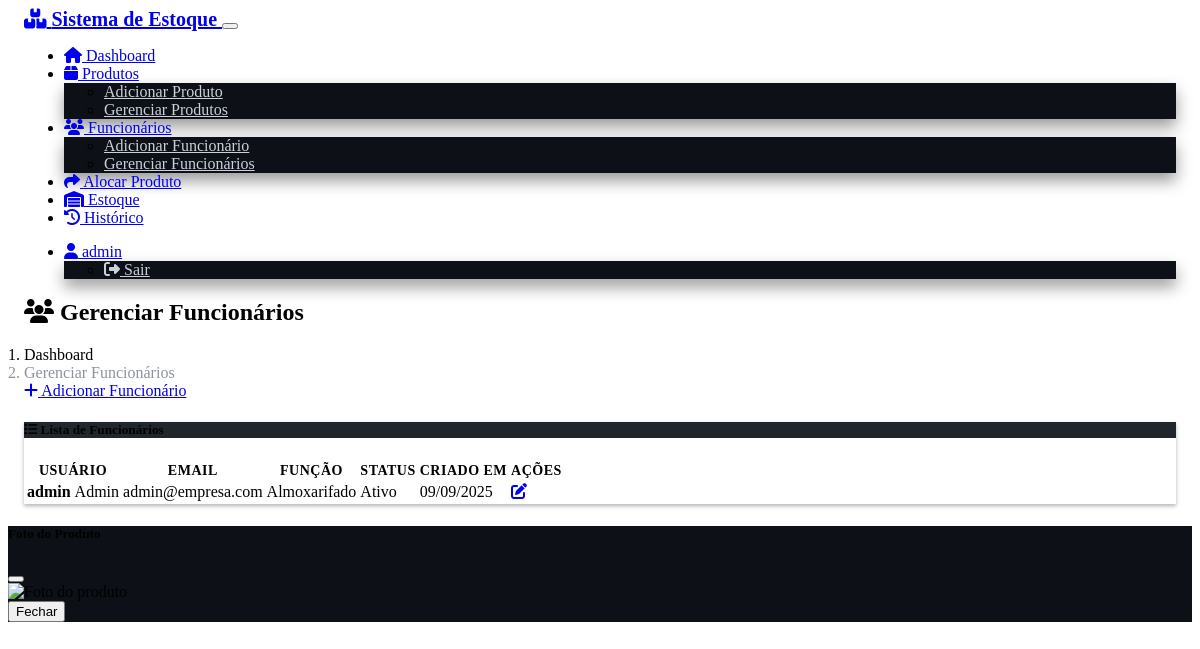
The app's page /employees/manage (signed in) with its own data.
### models.py (models this page shows, shortened)
class User(UserMixin, db.Model):
    __tablename__ = 'users'
    id = db.Column(db.Integer, primary_key=True)
    username = db.Column(db.String(64), unique=True, nullable=False)
    email = db.Column(db.String(120), unique=True, nullable=False)
    password_hash = db.Column(db.String(256), nullable=False)
    role = db.Column(db.String(20), nullable=False, default='producao')  # 'almoxarifado', 'producao'
    is_admin = db.Column(db.Boolean, default=False)
    is_active = db.Column(db.Boolean, default=True)
    created_at = db.Column(db.DateTime, default=brazil_now)
    created_by = db.Column(db.Integer, db.ForeignKey('users.id'), nullable=True)
    reset_token = db.Column(db.String(120), nullable=True)
    reset_token_expires = db.Column(db.DateTime, nullable=True)
    allocations = db.relationship('Allocation', foreign_keys='Allocation.user_id', backref='user', lazy=True)

### routes.py (the view)
@app.route('/employees/manage')
@login_required
def manage_employees():
    if current_user.role != 'almoxarifado' or not current_user.is_admin:
        flash('Acesso negado.', 'danger')
        return redirect(url_for('index'))
    employees = User.query.all()
    return render_template('manage_employees.html', employees=employees)

### app.py (called while the page is built)
@login_manager.user_loader
def load_user(user_id):
    from models import User
    return User.query.get(int(user_id))

### templates/manage_employees.html (shortened to what this page needs)
{% extends "base.html" %}
{% block content %}
<div class="row">
    <div class="col-12">
        <h2><i class="fas fa-users"></i> Gerenciar Funcionários</h2>
        <nav aria-label="breadcrumb">
            <ol class="breadcrumb">
                <li class="breadcrumb-item"><a href="{{ url_for('index') }}">Dashboard</a></li>
                <li class="breadcrumb-item active">Gerenciar Funcionários</li>
            </ol>
        </nav>
    </div>
</div>
<div class="row mb-3">
    <div class="col-12">
        <a href="{{ url_for('add_employee') }}" class="btn btn-primary">
            <i class="fas fa-plus"></i> Adicionar Funcionário
        </a>
    </div>
</div>
<div class="card">
    <div class="card-header">
        <h5><i class="fas fa-list"></i> Lista de Funcionários</h5>
    </div>
    <div class="card-body">
        {% if employees %}
        <div class="table-responsive">
            <table class="table table-hover">
                <thead>
                    <tr>
                        <th>Usuário</th>
                        <th>Email</th>
                        <th>Função</th>
                        <th>Status</th>
                        <th>Criado em</th>
                        <th>Ações</th>
                    </tr>
                </thead>
                <tbody>
                    {% for employee in employees %}
                    <tr>
                        <td>
                            <div class="d-flex align-items-center">
                                <div>
                                    <strong>{{ employee.username }}</strong>
                                    {% if employee.is_admin %}
                                        <span class="badge bg-warning ms-1">Admin</span>
                                    {% endif %}
                                </div>
                            </div>
                        </td>
                        <td>{{ employee.email }}</td>
                        <td>
                            <span class="badge bg-{{ 'primary' if employee.role == 'almoxarifado' else 'info' }}">
                                {{ employee.role|title }}
                            </span>
                        </td>
                        <td>
                            <span class="badge bg-{{ 'success' if employee.is_active else 'danger' }}">
                                {{ 'Ativo' if employee.is_active else 'Inativo' }}
                            </span>
                        </td>
                        <td>{{ employee.created_at.strftime('%d/%m/%Y') }}</td>
                        <td>
                            <div class="btn-group btn-group-sm">
                                <a href="{{ url_for('edit_employee', user_id=employee.id) }}"
                                   class="btn btn-outline-primary" title="Editar">
                                    <i class="fas fa-edit"></i>
                                </a>
                            </div>
                        </td>
                    </tr>
                    {% endfor %}
                </tbody>
            </table>
        </div>
        {% else %}
        <div class="text-center py-4">
            <i class="fas fa-users fa-3x text-muted mb-3"></i>
            <h5>Nenhum funcionário encontrado</h5>
            <p class="text-muted"><a href="{{ url_for('add_employee') }}">Adicione o primeiro funcionário</a>.</p>
        </div>
        {% endif %}
    </div>
</div>
{% endblock %}

### templates/base.html (shortened to what this page needs)
<!DOCTYPE html>
<html lang="pt-BR" data-bs-theme="dark">
<head>
    <link href="https://cdn.replit.com/agent/bootstrap-agent-dark-theme.min.css" rel="stylesheet">
    <link href="https://cdnjs.cloudflare.com/ajax/libs/font-awesome/6.4.0/css/all.min.css" rel="stylesheet">
    <link href="{{ url_for('static', filename='css/style.css') }}" rel="stylesheet">
</head>
<body>
    {% if current_user.is_authenticated %}
    <nav class="navbar navbar-expand-lg navbar-dark bg-primary">
        <div class="container">
            <a class="navbar-brand" href="{{ url_for('index') }}">
                <i class="fas fa-boxes"></i> Sistema de Estoque
            </a>
            <button class="navbar-toggler" type="button" data-bs-toggle="collapse" data-bs-target="#navbarNav">
            </button>
            <div class="collapse navbar-collapse" id="navbarNav">
                <ul class="navbar-nav me-auto">
                    <li class="nav-item">
                        <a class="nav-link" href="{{ url_for('index') }}">
                            <i class="fas fa-home"></i> Dashboard
                        </a>
                    </li>
                    {% if current_user.role == 'almoxarifado' %}
                    <li class="nav-item dropdown">
                        <a class="nav-link dropdown-toggle" href="#" role="button" data-bs-toggle="dropdown">
                            <i class="fas fa-box"></i> Produtos
                        </a>
                        <ul class="dropdown-menu">
                            <li><a class="dropdown-item" href="{{ url_for('add_product') }}">Adicionar Produto</a></li>
                            <li><a class="dropdown-item" href="{{ url_for('manage_products') }}">Gerenciar Produtos</a></li>
                        </ul>
                    </li>
                    {% if current_user.is_admin %}
                    <li class="nav-item dropdown">
                        <a class="nav-link dropdown-toggle" href="#" role="button" data-bs-toggle="dropdown">
                            <i class="fas fa-users"></i> Funcionários
                        </a>
                        <ul class="dropdown-menu">
                            <li><a class="dropdown-item" href="{{ url_for('add_employee') }}">Adicionar Funcionário</a></li>
                            <li><a class="dropdown-item" href="{{ url_for('manage_employees') }}">Gerenciar Funcionários</a></li>
                        </ul>
                    </li>
                    {% endif %}
                    {% endif %}
                    <li class="nav-item">
                        <a class="nav-link" href="{{ url_for('allocate_product') }}">
                            <i class="fas fa-share"></i> Alocar Produto
                        </a>
                    </li>
                    <li class="nav-item">
                        <a class="nav-link" href="{{ url_for('inventory') }}">
                            <i class="fas fa-warehouse"></i> Estoque
                        </a>
                    </li>
                    <li class="nav-item">
                        <a class="nav-link" href="{{ url_for('allocation_history') }}">
                            <i class="fas fa-history"></i> Histórico
                        </a>
                    </li>
                </ul>
                <ul class="navbar-nav">
                    <li class="nav-item dropdown">
                        <a class="nav-link dropdown-toggle" href="#" role="button" data-bs-toggle="dropdown">
                            <i class="fas fa-user"></i> {{ current_user.username }}
                        </a>
                        <ul class="dropdown-menu">
                            <li><a class="dropdown-item" href="{{ url_for('logout') }}">
                                <i class="fas fa-sign-out-alt"></i> Sair
                            </a></li>
                        </ul>
                    </li>
                </ul>
            </div>
        </div>
    </nav>
    {% endif %}
    <main class="container my-4">
        {% block content %}{% endblock %}
    </main>
    <div class="modal fade" id="globalPhotoModal" tabindex="-1">
        <div class="modal-dialog modal-lg modal-dialog-centered">
            <div class="modal-content">
                <div class="modal-header">
                    <h5 class="modal-title" id="globalPhotoModalTitle">Foto do Produto</h5>
                    <button type="button" class="btn-close" data-bs-dismiss="modal"></button>
                </div>
                <div class="modal-body text-center">
                    <img id="globalPhotoModalImage" src="" alt="Foto do produto" class="img-fluid rounded" style="max-height: 70vh;">
                </div>
                <div class="modal-footer">
                    <button type="button" class="btn btn-secondary" data-bs-dismiss="modal">Fechar</button>
                </div>
            </div>
        </div>
    </div>
</body>
</html>

### static/css/style.css (style rules this page uses)
:root { --bs-body-bg: #0d1117; --bs-body-color: #c9d1d9; --custom-border-color: #30363d; --custom-hover-bg: #21262d; }
.badge { font-weight: 500; }
.table th { border-color: var(--custom-border-color); font-weight: 600; font-size: 0.875rem; text-transform: uppercase; letter-spacing: 0.5px; }
.table td { border-color: var(--custom-border-color); vertical-align: middle; }
.card { border-color: var(--custom-border-color); box-shadow: 0 0.125rem 0.25rem rgba(0, 0, 0, 0.3); }
.card-header { border-color: var(--custom-border-color); background-color: var(--custom-hover-bg); font-weight: 600; }
.navbar-brand { font-weight: 700; font-size: 1.25rem; }
.nav-link { font-weight: 500; }
.dropdown-menu { border-color: var(--custom-border-color); background-color: var(--bs-body-bg); box-shadow: 0 0.5rem 1rem rgba(0, 0, 0, 0.4); }
.dropdown-item { color: var(--bs-body-color); }
.modal-content { border-color: var(--custom-border-color); background-color: var(--bs-body-bg); }
.modal-header { border-color: var(--custom-border-color); }
.modal-footer { border-color: var(--custom-border-color); }
.breadcrumb { background-color: transparent; padding: 0; margin: 0; }
.breadcrumb-item + .breadcrumb-item::before { color: #6c757d; }
.breadcrumb-item a { color: var(--bs-primary); text-decoration: none; }
.breadcrumb-item.active { color: #8b949e; }
tbody tr { transition: background-color 0.3s ease; }
.container { padding-left: 1rem; padding-right: 1rem; }
tbody tr { transition: all 0.3s ease; }

### records on screen
User: username "admin", is_admin "Admin", email "admin@empresa.com", role "Almoxarifado", is_active "Ativo", created_at "09/09/2025"
